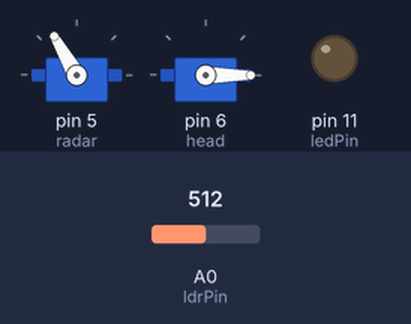
A sketch run on a simulated Arduino Uno, built with avr-gcc and run on an emulated ATmega328P. Parts: 2 × servo, output pins drawn as LEDs (lit = HIGH). The test bench sets the inputs (shaded band); at power-on: A0 (ldrPin) = 512.

Above: at 1.25 s.
1.3 s: A0 (ldrPin) set to 503
At 2.3 s:
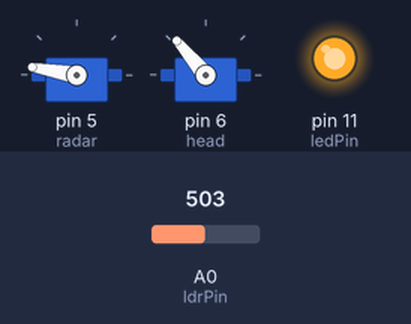
4.3 s: A0 (ldrPin) set to 986
7.3 s: A0 (ldrPin) set to 1008
10.3 s: A0 (ldrPin) set to 990
At 12.4 s:
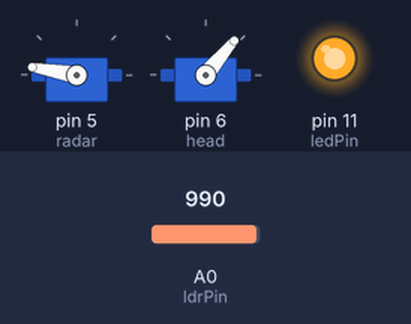
16.3 s: A0 (ldrPin) set to 900
At 17.5 s:
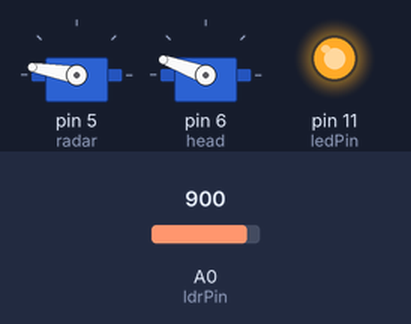
Timing chart, 0 to 22.1 s (numbered marks = the images above; inputs shaded):
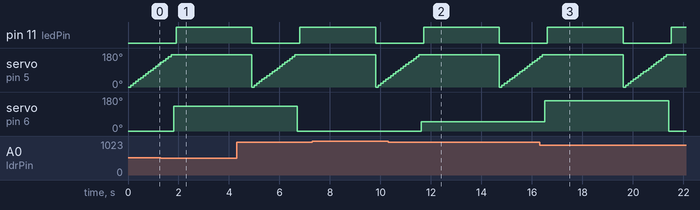

Measured:
- the behaviour switches between 512 and 511 on A0 (ldrPin) (found by bisection; images 0 and 1)
- after the input at 1.3 s, servo on pin 6 (head): 0° → 130° after 0.50 s
- after the input at 10.3 s, servo on pin 6 (head): 0° → 50° after 1.3 s
- after the input at 16.3 s, servo on pin 6 (head): 50° → 160° after 0.21 s, → 0° 4.9 s later

The sketch:

radar_de_Luz.ino
```cpp
#include <Servo.h>

Servo radar;
Servo head;
int ldrPin = 0;
int ledPin = 11;

int ldrValue = 0;

int minLum = 1000;
int lumPos = 0;
int radarPos = 0;


void setup() {
  radar.attach(5);
  head.attach(6);
  radar.write(0);
  head.write(0);
  pinMode(ledPin, OUTPUT);


}

void loop() {
  minLum = 1000;
  digitalWrite(ledPin, LOW);
  int headPos = direcao();
  head.write(headPos);
  delay(100);
  digitalWrite(ledPin, HIGH);
  delay(3000);


}

int direcao(){
  int pos = 0;
  while(pos<180){
    radar.write(pos);
    ler(pos);
    delay(100);
    pos +=10;
  }

  return lumPos;
}

void ler(int pos){
  ldrValue = analogRead(ldrPin);
  if(ldrValue<minLum){
    minLum = ldrValue;
    lumPos = pos;
  }
}
```
